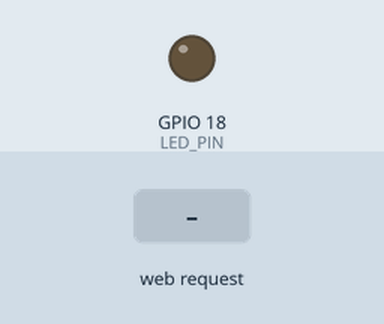
Simulated run of this sketch. Board: ESP32. On the bench: output pins drawn as LEDs (lit = HIGH). Dashed ring = blinking. Inputs (shaded band) come from the test bench. WiFi joins after 1.5 s; servers stay silent unless stated; what the sketch prints to the serial monitor is not drawn.

Above: at 2.7 s.
2.8 s: HTTP request GET /led1/blink received
At 5.7 s:
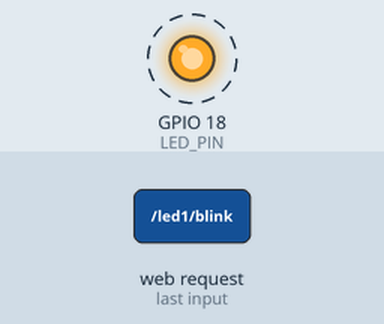
5.8 s: HTTP request GET /led1/on received
At 6.8 s:
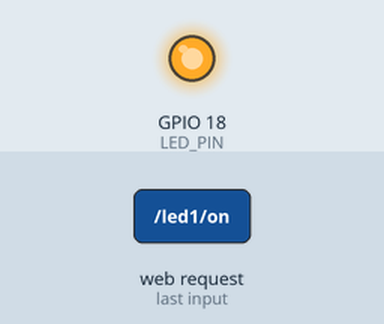
7.3 s: HTTP request GET /led1/off received
At 7.7 s:
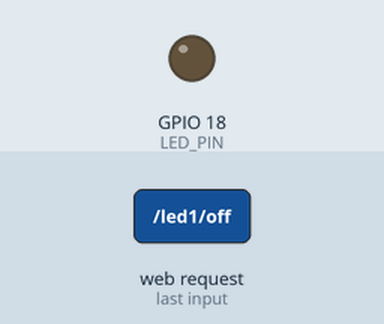
Timing chart, 0 to 10.3 s (numbered marks = the images above; inputs shaded):
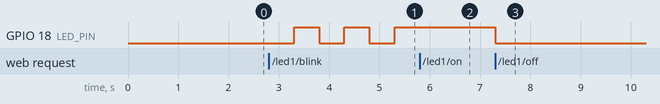

Measured:
- after the input at 2.8 s, GPIO 18 (LED_PIN): alternates HIGH for 0.50 s and LOW for 0.50 s, starting after 0.50 s
- after the input at 5.8 s, GPIO 18 (LED_PIN): stays HIGH (without the input it goes to LOW after 0.00 s)
- after the input at 7.3 s, GPIO 18 (LED_PIN): HIGH → LOW at once

The sketch:

web-http.ino
```cpp
#include <WiFi.h>
#include <WebServer.h>

#define LED_PIN 18

const char WIFI_SSID[] = "Wokwi-GUEST";
const char WIFI_PASSWORD[] = "";

WebServer server(80);

int LED_state = LOW;
bool blinkMode = false;

unsigned long previousMillis = 0;
const unsigned long interval = 500;

// Generar pagina web
String getHTML() {
  String html = R"rawliteral(
  <!DOCTYPE html>
  <html>
  <head>
    <meta name="viewport" content="width=device-width, initial-scale=1">
    <title>Control LED ESP32</title>
    <style>
      body {
        font-family: Arial;
        text-align: center;
        margin-top: 50px;
        background: #eeeeee;
      }
      h1 { color: #222; }
      button {
        padding: 15px 25px;
        margin: 10px;
        border: none;
        border-radius: 8px;
        color: white;
        font-size: 17px;
        cursor: pointer;
      }
      .on { background: green; }
      .off { background: red; }
      .blink { background: blue; }
    </style>
  </head>
  <body>
    <h1>Control LED ESP32</h1>
  )rawliteral";

  html += "<h2>Estat del LED: ";

  if (blinkMode) {
    html += "PARPELLEJANT";
  } else if (LED_state == HIGH) {
    html += "ENCÈS";
  } else {
    html += "APAGAT";
  }

  html += R"rawliteral(</h2>
    <a href="/led1/on">
      <button class="on">ENCENDRE</button>
    </a>
    <a href="/led1/off">
      <button class="off">APAGAR</button>
    </a>
    <a href="/led1/blink">
      <button class="blink">PARPELLEJAR</button>
    </a>
  </body>
  </html>
  )rawliteral";

  return html;
}

// Pagina principal
void handleHome() {
  server.send(200, "text/html", getHTML());
}

// Encendre LED
void handleLedOn() {
  blinkMode = false;
  LED_state = HIGH;
  digitalWrite(LED_PIN, LED_state);

  server.send(200, "text/html", getHTML());
}

// Apagar LED
void handleLedOff() {
  blinkMode = false;
  LED_state = LOW;
  digitalWrite(LED_PIN, LED_state);

  server.send(200, "text/html", getHTML());
}

// Activar parpelleig
void handleLedBlink() {
  blinkMode = true;
  LED_state = LOW;
  digitalWrite(LED_PIN, LED_state);

  previousMillis = millis();

  server.send(200, "text/html", getHTML());
}

void setup() {
  Serial.begin(115200);

  pinMode(LED_PIN, OUTPUT);
  digitalWrite(LED_PIN, LOW);

  // Connectar WiFi
  WiFi.begin(WIFI_SSID, WIFI_PASSWORD);

  Serial.print("Connectant al WiFi");

  while (WiFi.status() != WL_CONNECTED) {
    delay(500);
    Serial.print(".");
  }

  Serial.println();
  Serial.println("WiFi connectat!");
  Serial.print("Adreca IP: ");
  Serial.println(WiFi.localIP());

  // Configurar rutes
  server.on("/", handleHome);
  server.on("/led1/on", handleLedOn);
  server.on("/led1/off", handleLedOff);
  server.on("/led1/blink", handleLedBlink);

  // Iniciar servidor
  server.begin();

  Serial.println("Servidor web iniciat!");
}

void loop() {
  server.handleClient();

  // Control no bloquejant del parpelleig
  if (blinkMode) {
    unsigned long currentMillis = millis();

    if (currentMillis - previousMillis >= interval) {
      previousMillis = currentMillis;

      LED_state = !LED_state;
      digitalWrite(LED_PIN, LED_state);
    }
  }
}
```
